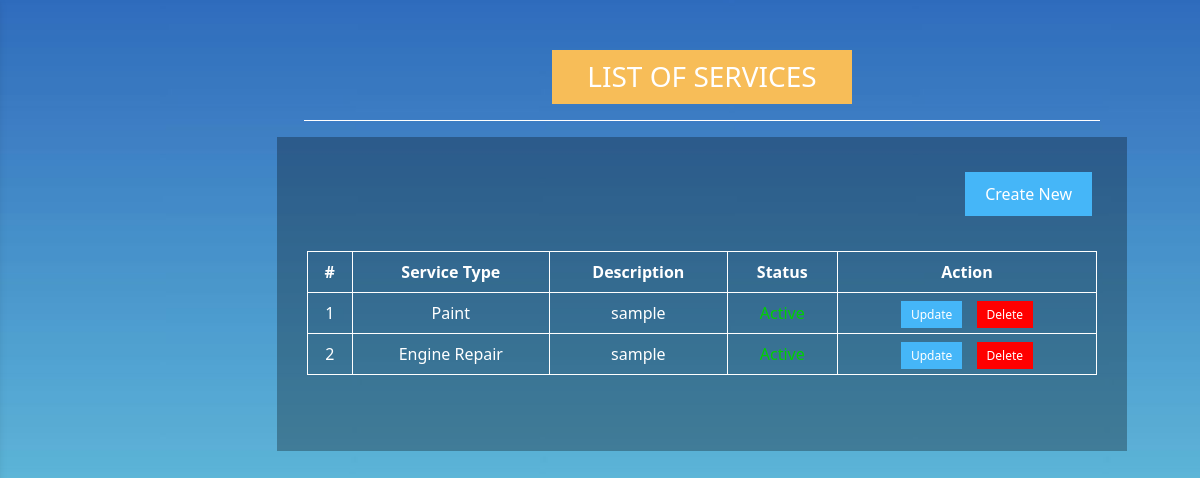
Before: /Admin/Service_Offer.php with the older database file.
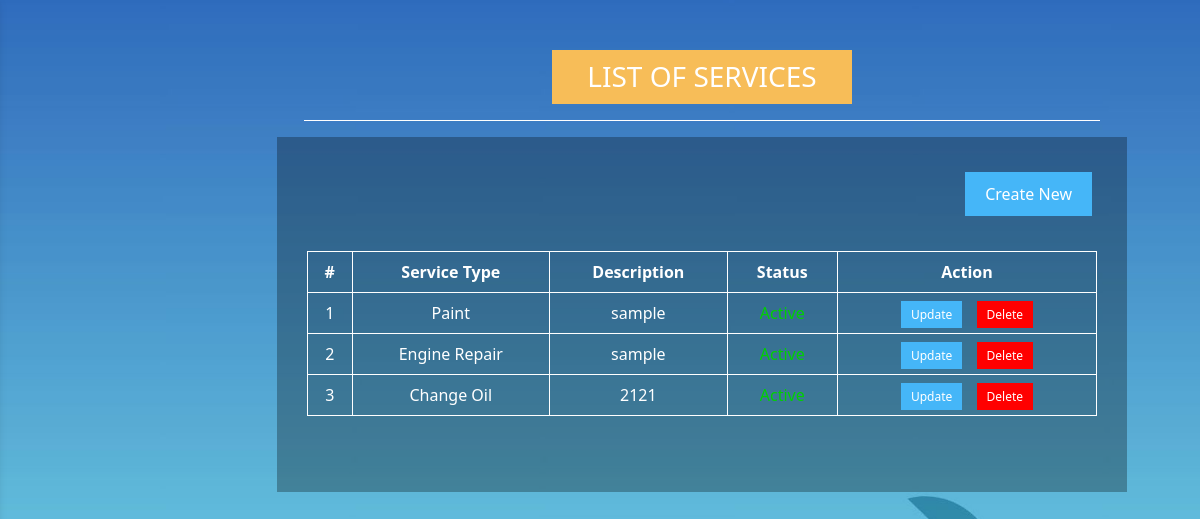
After: the same page with the newer database file.
### tables this page shows
CREATE TABLE `services_offer` (
  `service_id` int(11) NOT NULL,
  `service_name` varchar(100) NOT NULL,
  `description` text NOT NULL,
  `type` varchar(20) NOT NULL,
  `status` varchar(20) NOT NULL
);

### Admin/Service_Offer.php (the view, shortened to what this page needs)
<?php
include('../connection.php');
$sql = "SELECT * FROM services_offer";
$result = mysqli_query($con, $sql);
?>
<!DOCTYPE html>
<html lang="en">
     <head>
          <link href="https://cdn.jsdelivr.net/npm/bootstrap@5.3.0/dist/css/bootstrap.min.css" rel="stylesheet"
>
          <link rel="stylesheet" href="../CSS/style.css">
          <link rel="stylesheet" href="../CSS/bg-style-a.css">
     </head>
     <body>
          <?php include "../common/admin-side-nav.php" ?>
          <div>
               <div class="row">
                    <div class="col-xl-2 col-0"></div>
                    <div class="col-xl-10 col-12">
                         <div class="d-flex justify-content-center">
                              <h3 class="admin-head-txt mb-0">List of Services</h3>
                         </div>
                         <div class="d-flex justify-content-center">
                              <hr style="opacity: 1; color: white; width: 80%;">
                         </div>
                         <div class="d-flex justify-content-center">
                              <div class="admin-section">
                                   <div class="d-flex justify-content-end">
                                        <a href="Service_Offer_Form_Create.php" class="mb-2 btn-a">Create New</a>
                                   </div>
                                   <div class="table-section">
                                   <?php
                                   if (!$result) {
                                        echo "Error: " . mysqli_error($con);
                                   } else {
                                        if (mysqli_num_rows($result) > 0) {
                                             echo '<table class="table">
                                                  <thead>
                                                       <tr>
                                                       <th scope="col">#</th>
                                                       <th scope="col">Service Type</th>
                                                       <th scope="col">Description</th>
                                                       <th scope="col">Status</th>
                                                       <th scope="col">Action</th>
                                                       </tr>
                                                  </thead>
                                                  <tbody>';
                                             $count = 1;
                                             while ($row = mysqli_fetch_assoc($result)) {
                                                  echo '<tr>
                                                       <td>' . $count . '</td>
                                                       <td>' . $row['type'] . '</td>
                                                       <td style="max-width: 300px;">' . $row['description'] . '</td>
                                                       <td class="' . $row['status'] . '">' . $row['status'] . '</td>
                                                       <td class="">
                                                       <a href="Service_Offer_Form.php?service_id=' . $row['service_id'] . '" class="btn-edit">Update</a>
                                                       <a href="Delete_Service_Offer.php?service_id=' . $row['service_id'] . '" class="btn-delete">Delete</a>
                                                  </td>
                                                  </tr>';
                                                  $count++;
                                             }
                                             echo '</tbody></table>';
                                        } else {
                                             echo "No records found.";
                                        }
                                   }
                                   ?>
                                   </div>
                              </div>
                         </div>
                    </div>
               </div>
          </div>
     </body>
</html>

Changed rows visible on the page:
added services_offer: type "Change Oil", description "2121"
